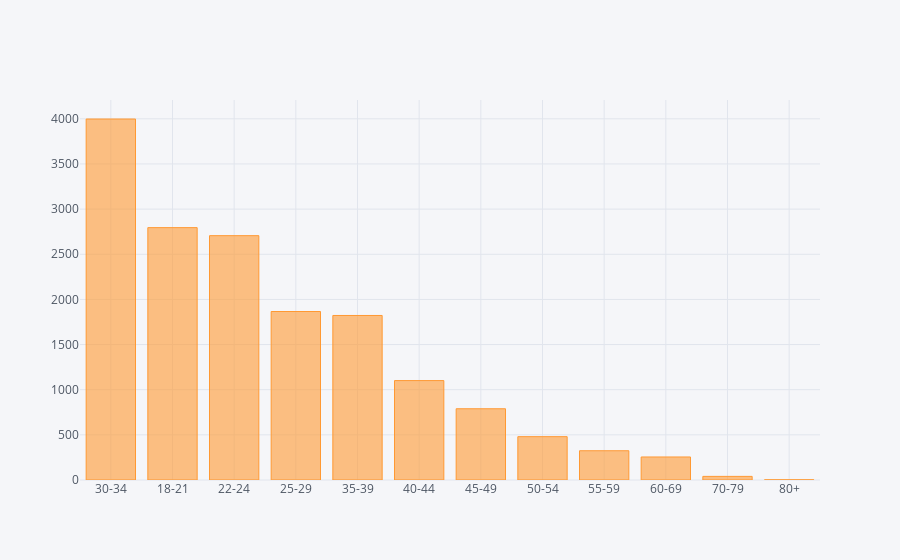

This figure's notebook cell:
### Code cell
mcr17['Age'].value_counts().iplot(kind='bar')

### Figure 1 — Plotly figure (JSON) as saved in the notebook; plotly's stock layout.template omitted (floating-point values rounded to 4 significant figures)
{"data": [{"marker": {"color": "rgba(255, 153, 51, 0.6)", "line": {"color": "rgba(255, 153, 51, 1.0)", "width": 1}}, "name": "Age", "orientation": "v", "text": "", "type": "bar", "uid": "dd0ea3ee-7ef1-4c9e-a8d3-bd47ce94f565", "x": ["30-34", "18-21", "22-24", "25-29", "35-39", "40-44", "45-49", "50-54", "55-59", "60-69", "70-79", "80+"], "y": [3998, 2795, 2706, 1866, 1822, 1101, 789, 480, 324, 255, 40, 2]}], "layout": {"legend": {"bgcolor": "#F5F6F9", "font": {"color": "#4D5663"}}, "paper_bgcolor": "#F5F6F9", "plot_bgcolor": "#F5F6F9", "title": {"font": {"color": "#4D5663"}}, "xaxis": {"gridcolor": "#E1E5ED", "showgrid": true, "tickfont": {"color": "#4D5663"}, "title": {"font": {"color": "#4D5663"}, "text": ""}, "zerolinecolor": "#E1E5ED"}, "yaxis": {"gridcolor": "#E1E5ED", "showgrid": true, "tickfont": {"color": "#4D5663"}, "title": {"font": {"color": "#4D5663"}, "text": ""}, "zerolinecolor": "#E1E5ED"}}}
